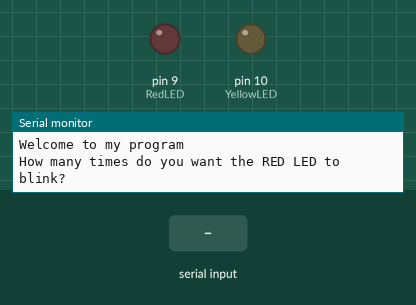
Simulated run of this sketch. Board: Arduino Uno, built with avr-gcc and run on an emulated ATmega328P. Parts: output pins drawn as LEDs (lit = HIGH), the last lines printed to the serial monitor. Dashed ring = blinking. The inputs (shaded band) are chosen by the test bench.

Above: at 0.8 s.
0.9 s: "90,45\n" received over Serial
At 1.07 s:
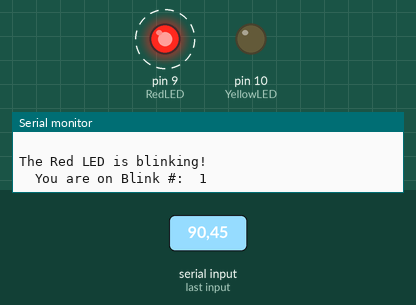
At 46.1 s:
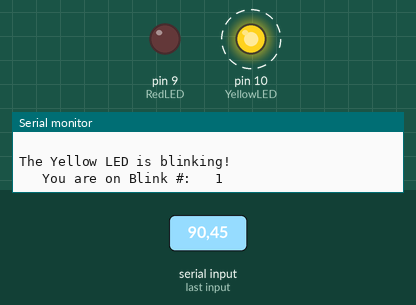
Timing chart, 0 to 47.9 s (numbered marks = the images above; inputs shaded):
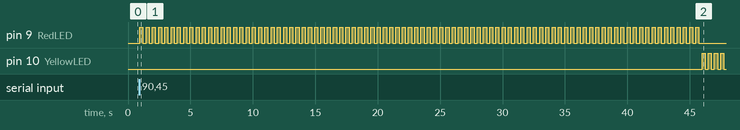

Measured:
- after the input at 0.9 s, pin 9 (RedLED): alternates HIGH for 0.25 s and LOW for 0.25 s, 180 changes in all, then stays LOW, starting after 0.05 s; pin 10 (YellowLED): alternates HIGH for 0.25 s and LOW for 0.25 s, starting after 45.1 s

The sketch:

SerialMonitor1.ino
```cpp
int RedLED = 9;
int YellowLED = 10;
int RedONtime = 250;
int RedOFFtime = 250;
int YellowONtime = 250;
int YellowOFFtime = 250;
int numYellowBlinks;
int numRedBlinks;
String RedMessage="The Red LED is blinking!";
String YellowMessage="The Yellow LED is blinking!";


void setup()
{
  Serial.begin(9600);
  String wm1="Welcome to ";
  String wm2="my program";
  String wm3=wm1+wm2;

  Serial.println(wm3);
  pinMode(RedLED,OUTPUT);
  pinMode(YellowLED,OUTPUT);


  Serial.println("How many times do you want the RED LED to blink? ");
  while(Serial.available()==0){}//Waiting for input from user
  numRedBlinks=Serial.parseInt();

  Serial.println("How many times do you want the YELLOW LED to blink? ");
  while(Serial.available()==0){}//Waiting for input from user
  numYellowBlinks=Serial.parseInt();
}

void loop()
{
  Serial.println(" ");
  Serial.println(RedMessage);
  for (int j=1; j<=numRedBlinks; j++)
  {
    Serial.print("  You are on Blink #:  ");
    Serial.println(j);
    digitalWrite(RedLED,HIGH);
    delay(RedONtime);
    digitalWrite(RedLED,LOW);
    delay(RedOFFtime);
  }

  Serial.println(" ");

  Serial.println(YellowMessage);
  for (int j=1; j<=numYellowBlinks; j++)
  {
    Serial.print("   You are on Blink #:   ");
    Serial.println(j);
    digitalWrite(YellowLED,HIGH);
    delay(YellowONtime);
    digitalWrite(YellowLED,LOW);
    delay(YellowOFFtime);
  }

}
```
